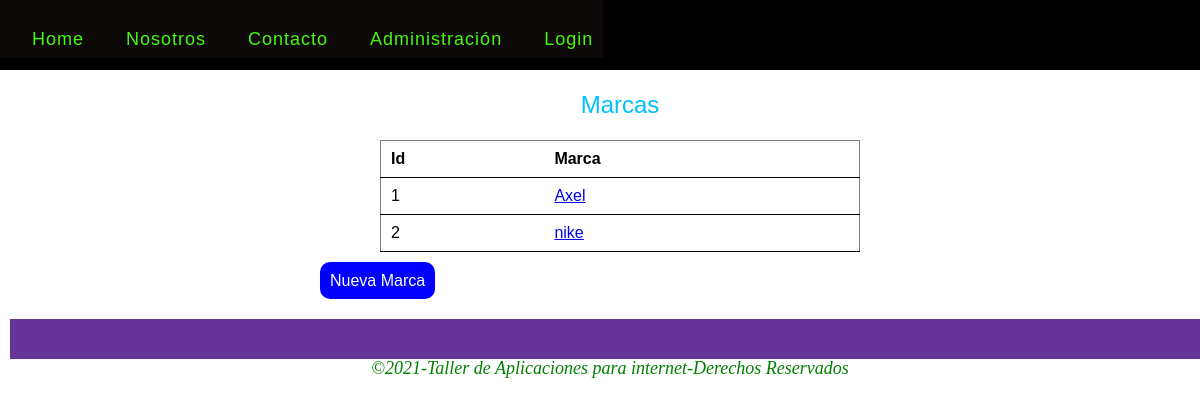
/marcas/index.php, run on the app's committed database.
### tables this page shows
CREATE TABLE `marcas` (
  `id` int(11) NOT NULL,
  `nombre` varchar(255) NOT NULL,
  `created_at` datetime DEFAULT NULL,
  `updated_at` datetime DEFAULT NULL
);

### class/modelo.php (called while the page is built, shortened)
<?php
class Modelo
{
    public function __construct()
    {
        $this->_db = new Conexion;
    }
}

### class/marcaModel.php (called while the page is built, shortened)
<?php
require_once('modelo.php');
class marcaModel extends Modelo
{
public function getMarcas()
{
    $marcas = $this->_db->query("SELECT id,nombre FROM marcas ORDER BY nombre");
    return $marcas->fetchall();
}
}

### marcas/index.php (the view, shortened to what this page needs)
<?php
    require('../class/marcaModel.php');
    $marcas= new marcaModel;
    $marcas = $marcas->getMarcas();
?>
<!DOCTYPE html>
<html lang="es">
<head>
    <link rel="stylesheet" href="../css/reset.css">
    <link rel="stylesheet" href="../css/estilos.css">
</head>
<body>
    <header>
     <?php  include('../partials/menu.php'); ?>
    </header>
    <section>
        <div class = "formulario">
            <h1>Marcas</h1>
            <table class ="table">
                <thead>
                    <tr>
                        <th>Id</th>
                        <th>Marca</th>
                    </tr>
                </thead>
                <tbody>
                        <tr>
                            <?php foreach($marcas as $marca):?>
                            <td><?php echo $marca ['id']; ?></td>
                            <td>
                                <a href="show.php?id=<?php echo $marca ['id']; ?>">
                                    <?php echo $marca ['nombre']; ?>
                                </a>
                            </td>
                        </tr>
                    <?php endforeach;?>
                </tbody>
            </table>
            <p class="enlace">
                <a href="add.php" class="btn btn-primary">Nueva Marca</a>
            </p>
        </div>
    </section>
    <footer>
        <?php  include('../partials/footer.php'); ?>
    </footer>
</body>
</html>

### css/estilos.css (style rules this page uses)
footer { width: 100%; float:left; height: 40px; background-color:rebeccapurple; margin: 10px; }
h1,h2,h3,h4,h5,h6 { color: deepskyblue; font-family: Arial, Helvetica, sans-serif; padding: 23px; }
section { float: left; width: 100%; margin-left: 20px; margin-right: 20px; margin-bottom: 20px; }
section h1 { text-align: center; font-size: 24px; }
table { width: 80%; margin: auto; }
.btn { width: 120px; height: 40px; border:0px; text-align: center; border-radius: 10px; margin-top: 10px; text-decoration: none; }
.btn-primary,.btn-link { background-color: blue; color: white; }
.btn-link,.btn-primary,.btn-warning { font-family:Georgia, 'Times New Roman', Times, serif; }
.enlace { float: left; margin-top: 20px; }
.enlace a { width: auto; text-decoration: none; padding: 10px; font-family: Arial, Helvetica, sans-serif; vertical-align: middle; margin-bottom: 100%; }
.formulario { float:left; width: 50%; left: 50%; margin-left: 25%; }
.table { border:grey solid 1px; border-radius: gray; }
.table th { font-weight: bold; }
.table th ,td { padding: 10px; border-bottom: 1px solid; text-align: left; font-family: Arial, Helvetica, sans-serif; }

### data on the page
marcas: id "1", nombre "Axel"
marcas: id "2", nombre "nike"
